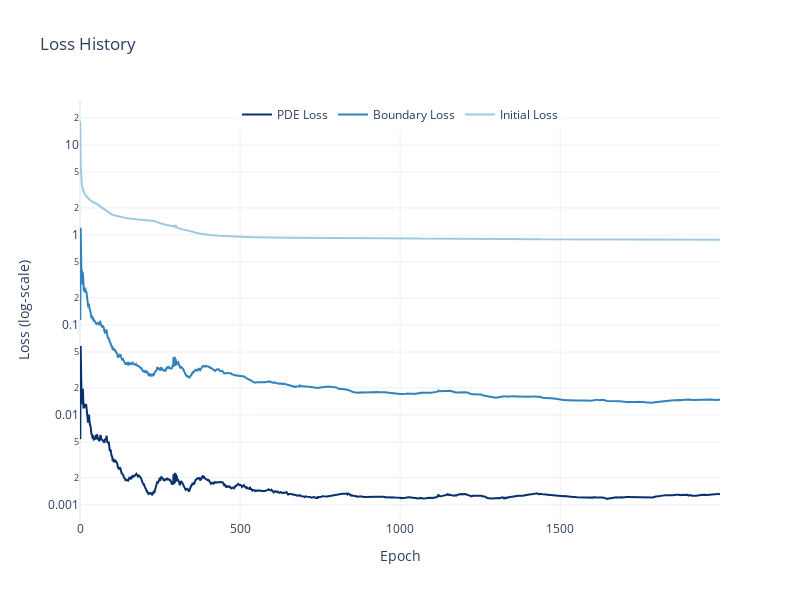

Notebook code for this chart:
### Markdown cell above
## L-BFGS Training

### Code cell
model = build_nn(
    nn_shape=nn_shape,
    input_dim=assets,
    dtype=torch.float32
).apply(weights_init).to(device)
model.train()

boundary_samples = 100
interior_samples = boundary_samples*assets*2
initial_samples = boundary_samples*assets*2

# We create new samples
dataset = SampledDataset(
    params, interior_samples, initial_samples, boundary_samples, sampler, dtype, device, seed=0)

optimizer = LBFGS(
    model.parameters(),
    max_iter=2000,
    max_eval=2000,
    line_search_fn="strong_wolfe",)

batch_size = len(dataset) # we use all samples

# # Set the training function
closure = DimlessBS()\
    .with_dataset(dataset, loader_opts={'batch_size': batch_size, "shuffle": True, "pin_memory": True})\
    .with_model(model)\
    .with_device(device)\
    .with_dtype(dtype)

trainer = PINNTrainer()\
    .with_optimizer(optimizer)\
    .with_device(device)\
    .with_dtype(dtype)\
    .with_training_step(closure)\

closure = closure.with_dataset(
    dataset, loader_opts={'batch_size': batch_size, "shuffle": False, "pin_memory": True})

trainer = trainer.with_optimizer(optimizer).with_training_step(closure)
trainer.train()

lbfgs_state = closure.get_state()
plot_loss(lbfgs_state, smooth=False)

### Figure 1 — Plotly figure (JSON) as saved in the notebook; plotly's stock layout.template omitted (floating-point values rounded to 4 significant figures; data arrays with more than 128 entries replaced by an {"elided": "..."} marker saying what was removed)
{"data": [{"line": {"color": "#08306B"}, "mode": "lines", "name": "PDE Loss", "type": "scatter", "x": {"elided": "2000 int values"}, "y": {"elided": "2000 float values"}}, {"line": {"color": "#3182BD"}, "mode": "lines", "name": "Boundary Loss", "type": "scatter", "x": {"elided": "2000 int values"}, "y": {"elided": "2000 float values"}}, {"line": {"color": "#9ECAE1"}, "mode": "lines", "name": "Initial Loss", "type": "scatter", "x": {"elided": "2000 int values"}, "y": {"elided": "2000 float values"}}], "layout": {"height": 600, "legend": {"orientation": "h", "x": 0.5, "xanchor": "center", "y": 1, "yanchor": "top"}, "title": {"text": "Loss History"}, "width": 800, "xaxis": {"title": {"text": "Epoch"}}, "yaxis": {"title": {"text": "Loss (log‑scale)"}, "type": "log"}}}
